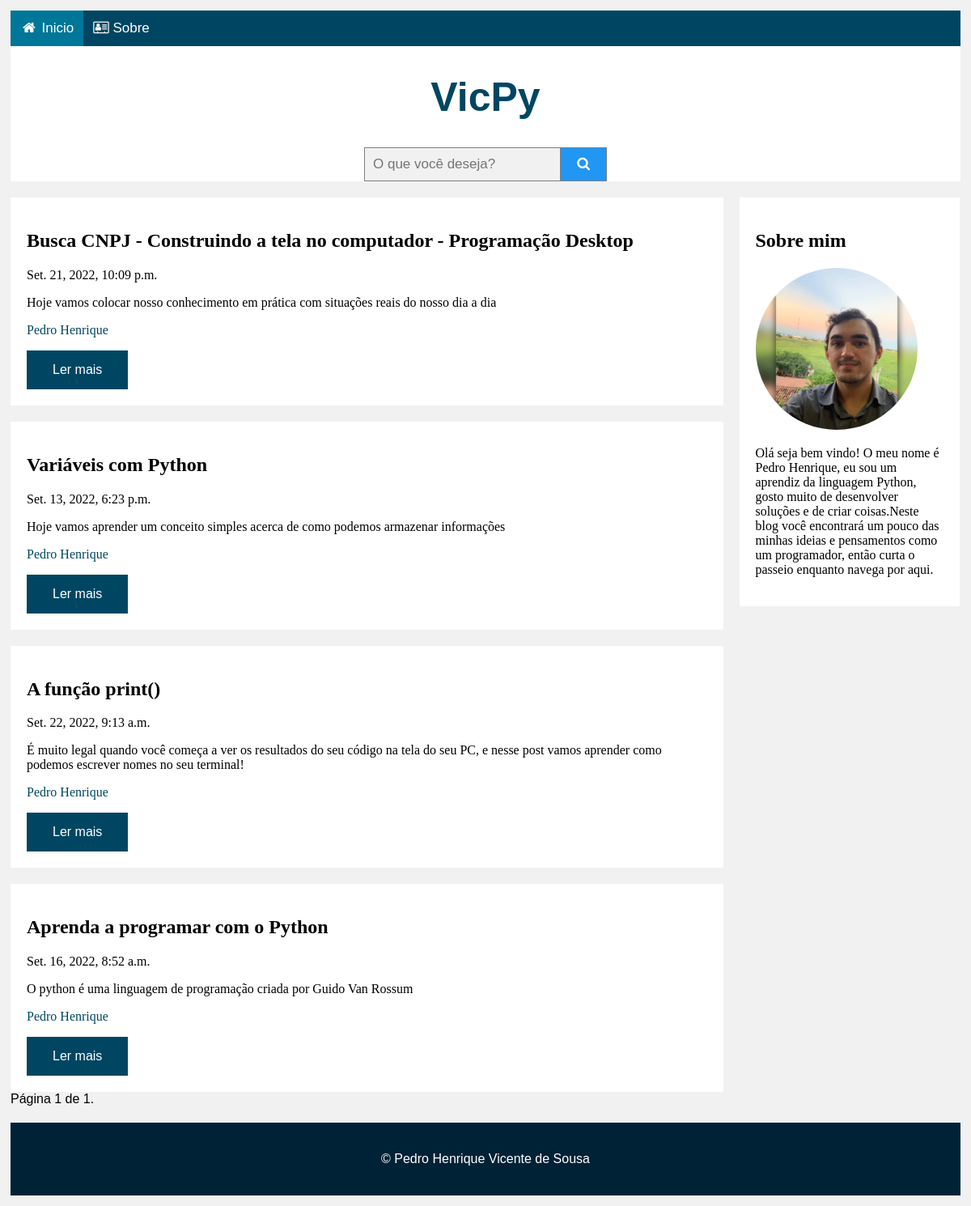
Before: /blog/ with the older database file.
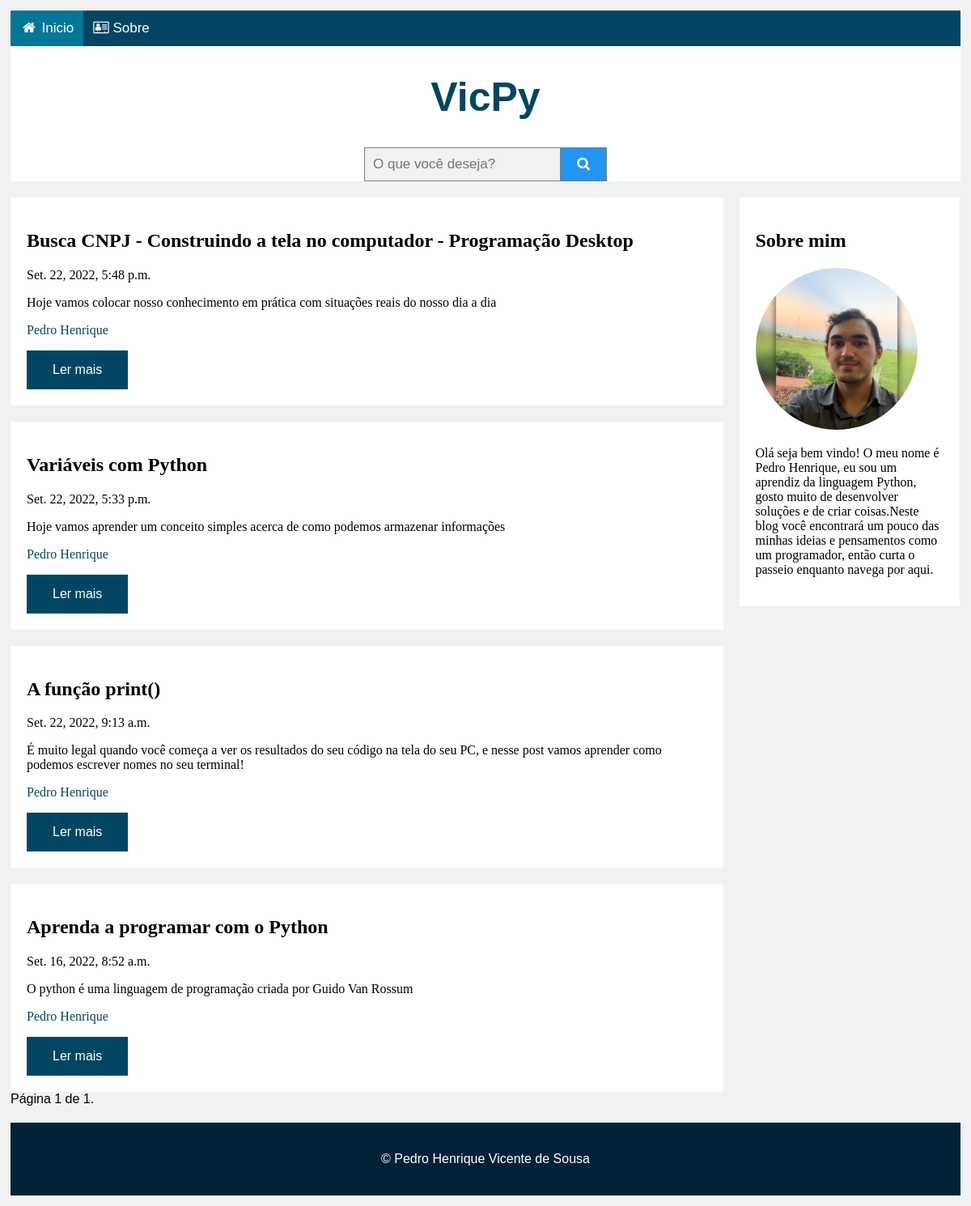
After: the same page with the newer database file.
### victech/models.py (models this page shows, shortened)
class Postagem(models.Model):
	titulo = models.CharField(max_length=200)
	descricao = models.CharField(max_length=1024, default= 'Descrição do POST')
	texto = RichTextField(blank=True, null=True, config_name='special')
	data_criacao = models.DateTimeField(default=timezone.now)
	data_publicacao = models.DateTimeField(blank=True, null=True)
	ativo = models.BooleanField(default=True)

### victech/views.py (the view, shortened to what this page needs)
# urls.py: 2. Add a URL to urlpatterns:  path('', views.home, name='home')
def home(request):
	if (request.method == 'GET'):
		if request.user.is_authenticated:
			postagens = Postagem.objects.filter(data_criacao__lte=timezone.now()).order_by('-data_criacao')
		else:
			postagens = Postagem.objects.filter(ativo=True, data_criacao__lte=timezone.now()).order_by('-data_criacao')
		paginacao = Paginator(postagens, 10) # Mostra x posts por página
		usuario = str(request.user)
		try:
			page = int(request.GET.get('page', '1'))
		except ValueError:
			page = 1
		try:
			post = paginacao.page(page)
		except (EmptyPage, InvalidPage):
			post = paginacao.page(paginacao.num_pages)
		return render(request, 'base.html', {'post': post, 'usuario':usuario})

### templates/base.html (shortened to what this page needs)
{% load static %}<!DOCTYPE html>
<html lang="pt-br">
   <head>
      <link rel="stylesheet" href="https://cdnjs.cloudflare.com/ajax/libs/font-awesome/4.7.0/css/font-awesome.min.css">
      <link rel="stylesheet" type="text/css" href="{% static 'css/style_blog.css' %}">
   </head>
   <body>
      <div class="cabecalho">
         <div class="navbar"><a class="active" href="/blog"><i class="fa fa-fw fa-home"></i> Inicio</a><a href="/" target="_blank"><i class="fa fa-address-card-o" aria-hidden="true"></i> Sobre</a></div>
         <div class="titulo">
            <h1 class='victech'>VicPy</h1>
         </div>
         <form class="busca" action="{% url 'home' %}" method="post">
             <input type="text" placeholder="O que você deseja?" name="busca">
             <button type="submit">
                 <i class="fa fa-search"></i>
             </button>
         </form>
      </div>
      <div class="linha">
         {% if erro %}
         <div class="colunaEsquerda">
            <script>alert('{{mensagem}}')</script>
         </div>
         <div class="colunaEsquerda">
            {% for posts in post %}
            <div class="card">
               <form action="{% url 'post_detalhe' posts.pk %}" method="post">
                  {% csrf_token %}
                  <h2>{{posts.titulo}}</a></h2>
                  <p>{{posts.data_publicacao}}</p>
                  <p>{{posts.descricao}}</p>
                  <p><a href="/">Pedro Henrique</a></p>
                  <input type="submit" value="Ler mais" class="button">
               </form>
            </div>
            {% endfor %}
            <div class="pagination"><span class="step-links">{% if post.has_previous %}<a class="button" href="?page={{ post.previous_page_number }}">Anterior</a>{% endif %}<span class="current">Página {{ post.number }} de {{ post.paginator.num_pages }}.</span>{% if post.has_next %}<a class="button" href="?page={{ post.next_page_number }}">Próxima</a>{% endif %}</span></div>
         </div>
         {% else %}
         <div class="colunaEsquerda">
            {% for posts in post %}
            <div class="card">
               <form action="{% url 'post_detalhe' posts.pk %}" method="post">
                  <h2>{{posts.titulo}}</a></h2>
                  <p>{{posts.data_publicacao}}</p>
                  <p>{{posts.descricao}}</p>
                  <p><a href="/">Pedro Henrique</a></p>
                  <input type="submit" value="Ler mais" class="button">
               </form>
            </div>
            {% endfor %}
            <div class="pagination"><span class="step-links"><span class="current">Página {{ post.number }} de {{ post.paginator.num_pages }}.</span></span></div>
         </div>
         {% endif %}
         <div class="colunaDireita">
            <div class="card">
               <h2>Sobre mim</h2>
               <a href="/" target="_blank"><img class="img-sobre" src="{% static 'img/profile.jpeg'%}" alt="Pedro Henrique"></a>
               <p>Olá seja bem vindo! O meu nome é Pedro Henrique, eu sou um aprendiz da linguagem Python, gosto muito de desenvolver soluções e de criar coisas.Neste blog você encontrará um pouco das minhas ideias e pensamentos como um programador, então curta o passeio enquanto navega por aqui.</p>
            </div>
         </div>
      </div>
      <footer>
         <p>© Pedro Henrique Vicente de Sousa</p>
      </footer>
   </body>
</html>

Changed rows visible on the page:
changed Postagem "Busca CNPJ - Construindo a tela no computador - Programação Desktop": data_publicacao "Set. 21, 2022, 10:09 p.m." → "Set. 22, 2022, 5:48 p.m."
changed Postagem "Variáveis com Python": data_publicacao "Set. 13, 2022, 6:23 p.m." → "Set. 22, 2022, 5:33 p.m."
